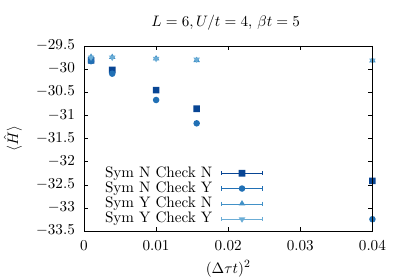

Reproduce this figure in gnuplot.
set size 1.1,0.8
set terminal epslatex color standalone
set output "Dtau.tex"
set key center top


#
#set style line 1 lt 1 lc rgb '#F7FBFF' # very light blue
#set style line 2 lt 1 lc rgb '#DEEBF7' # 
#set style line 3 lt 1 lc rgb '#C6DBEF' # 
#set style line 4 lt 1 lc rgb '#9ECAE1' # light blue
#set style line 5 lt 1 lc rgb '#6BAED6' # 
#set style line 6 lt 1 lc rgb '#4292C6' # medium blue
#set style line 7 lt 1 lc rgb '#2171B5' #
#set style line 8 lt 1 lc rgb '#084594' # dark blue

col1='#F7FBFF'
col2='#DEEBF7'
col3='#C6DBEF'
col4='#9ECAE1'
col5='#6BAED6'
col6='#4292C6'
col7='#2171B5'
col8='#084594'


set multiplot
#set key at graph 0.5,-0.5
set key   bottom left 
set pointsize 1.5
set xtics 0.0, 0.01, 0.04
#set yrange [-80.5:-79.5]
set xrange [0.0:0.2*0.2] 
set ylabel "$ \\langle \\hat{H}  \\rangle $"
set xlabel "$ (\\Delta  \\tau t)^{2} $"
set title "Square, $L=6,  U/t=4$, $\\beta t = 5 $ "
#set x2label " $ \\frac{1}{2 \\theta t + \\beta t} $ "
plot "NoSymNoCheck/Ener.dat" u ($1*$1):2:3 w e lc rgb col8 lt 1 pt 5  t "Sym N Check N", \
     "NoSymCheck/Ener.dat"   u ($1*$1):2:3 w e lc rgb col7 lt 1 pt 7  t "Sym N Check Y", \
     "SymNoCheck/Ener.dat"   u ($1*$1):2:3 w e lc rgb col6 lt 1 pt 9  t "Sym Y Check N", \
     "SymCheck/Ener.dat"     u ($1*$1):2:3 w e lc rgb col5 lt 1 pt 11 t "Sym Y Check Y"

unset multiplot

set output 
!pdflatex Dtau.tex
!open Dtau.pdf
